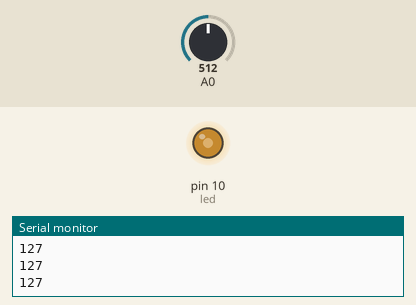
This sketch was run on a simulated Arduino Uno, built with avr-gcc and run on an emulated ATmega328P. On the bench: output pins drawn as LEDs (lit = HIGH), the last lines printed to the serial monitor. The inputs (shaded band) are chosen by the test bench; at power-on: A0 = 512.

Above: at 1.2 s.
1.3 s: A0 set to 716
At 1.9 s:
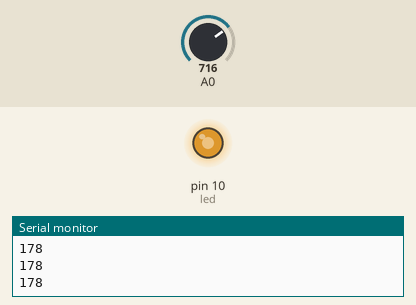
2.8 s: A0 set to 900
At 4.0 s:
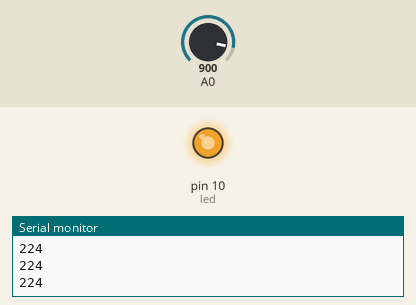
4.3 s: A0 set to 122
At 5.4 s:
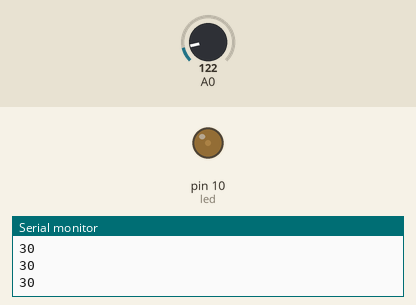
5.8 s: A0 set to 0
At 6.5 s:
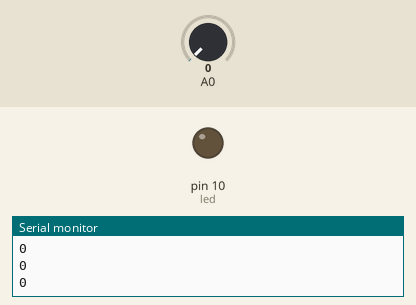
7.3 s: A0 set to 511
At 8.7 s:
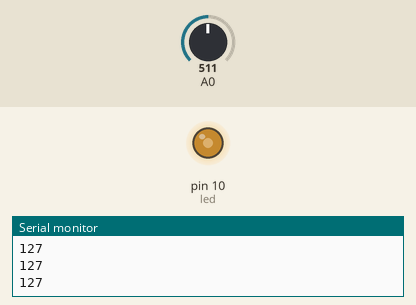
Timing chart, 0 to 9.8 s (numbered marks = the images above; inputs shaded):
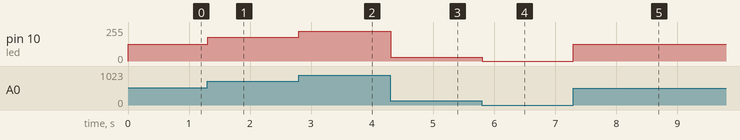

The sketch:

potenciometro.ino
```cpp
//  Daremos um nome ao pino que está conectado o LED

int led = 10;

unsigned int valorLido;
unsigned int pwm;


//  Esta função "setup" roda uma vez quando a placa e ligada ou resetada
void setup() {
  Serial.begin(9600);
  pinMode(led, OUTPUT); // Configura o pino do led (digital) como saída
}

//  Função que se repete infinitamente quando a placa é ligada
void loop() {

Serial.println(pwm);
delay(1);

valorLido = analogRead(A0); // valor entre 0 e 1023

pwm = map(valorLido, 0, 1023, 0, 255); // Mudança de escala analogWrite(led,pwm);//Escreve no led um sinal PWM proporcional ao valorLido
analogWrite(led,pwm);

}
```

Measured:
- after the input at 1.3 s, pin 10 (led): 127/255 → 178/255 at once
- after the input at 2.8 s, pin 10 (led): 178/255 → 224/255 at once
- after the input at 4.3 s, pin 10 (led): 224/255 → 30/255 at once
- after the input at 5.8 s, pin 10 (led): 30/255 → 0/255 at once
- after the input at 7.3 s, pin 10 (led): 0/255 → 127/255 at once
